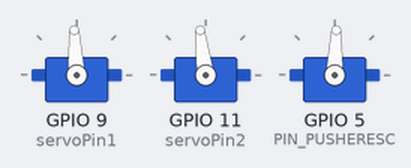
A sketch run on a simulated ESP32-S3. On the bench: 3 × servo. What the sketch prints to the serial monitor is not drawn.

Above: at 0.2 s.
Timing chart, 0 to 1.7 s (numbered marks = the images above):
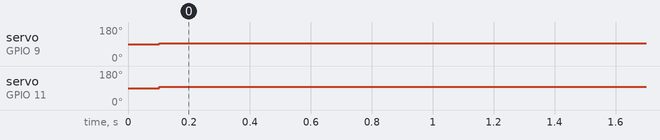

Measured:
- by itself, servo on GPIO 9 (servoPin1): 90° → 93° at 0.10 s
- by itself, servo on GPIO 11 (servoPin2): 90° → 97° at 0.10 s

The sketch:

Fishi-E-ESP32.ino
```cpp
///////////////////////////////////////////////// Libraries //////////////////////////////////////////////////////////
#include "Fins.h"
#include "Motor.h"

#define debug 0

Fins fins;
Motor motor;


///////////////////////////////////////////////// VARIABLES /////////////////////////////////////////////////////////
int speedVal = 0;
int pitchVal = 50;
int rollVal = 50;
int yawVal = 5;

int incomingByte[4] = {0};
float motor_Pwm = 0;
int turnVal = 5;
long int killTimer;

int counter = 0;


/////////////////////////////////////////// END VARIABLES ///////////////////////////////////////////////////////////


/////////////////////////////////////////////////////////////////////////////////////////////////////////////////////
/////////////////////////////////////////////////////////////////////////////////////////////////////////////////////
///////////////////////////////////////////////    DRIVER CODE    ///////////////////////////////////////////////////
/////////////////////////////////////////////////////////////////////////////////////////////////////////////////////
/////////////////////////////////////////////////////////////////////////////////////////////////////////////////////

void getData();

/////////////////////////////////////////// Begin Setup() Function /////////////////////////////////////////////////

void setup()
{
  //Initialize //Serial
  Serial.begin(19200,SERIAL_8O1);

  #if debug
  Serial.println("Arming........");   // just some display message
  #endif

  fins.initFin();
  motor.initMotor();

  //Initialize kill timer
  killTimer = millis();

  // Slight delay to allow components to come to their normal state.
  delay(100);

  #if debug
  Serial.println("Setup is complete!");
  #endif
}


///////////////////////////////////////// End Setup() Function //////////////////////////////////////////////////////////


//////////////////////////////////////// Begin Loop() Function //////////////////////////////////////////////////////////

void loop()
{
  killswitch();
  getData();

  #if debug
  //Serial.print(Serial2.read());
  #endif

  enc_pos = motor.encoderPosition();
  //Serial.println(enc_pos);
  //Serial.println(pos_Main);

  //Serial.println(enc_pos);
  turnVal = yawVal;

  //Send PWM signal to motor
  motor_Pwm = (speedVal*255)/9;

  //Servo control expression. Linear combination of X and Y component of JoyStick // This part need to ask Tim
  fins.finControl(rollVal, pitchVal);

  int throttle = motor.yaw_turn(motor_Pwm, turnVal, speedVal);
  //if (turnVal > 5) Serial.println((String) "Turning RIGHT: " + enc_pos);
  //if (turnVal < 5) Serial.println((String) "Turning LEFT: " + enc_pos);
  motor.driveMotor(throttle);

  //delay(1500);

 Serial.println(enc_pos);
}

//////////////////////////////////////// End Loop() Function /////////////////////////////////////////////////////////


/////////////////////////////////////////////////////////////////////////////////////////////////////////////////////
/////////////////////////////////////////////////////////////////////////////////////////////////////////////////////
///////////////////////////////////////////////   END DRIVER CODE    ////////////////////////////////////////////////
/////////////////////////////////////////////////////////////////////////////////////////////////////////////////////
/////////////////////////////////////////////////////////////////////////////////////////////////////////////////////


/////////////////////////////////////////////////////////////////////////////////////////////////////////////////////
/////////////////////////////////////////////////////////////////////////////////////////////////////////////////////
/////////////////////////////////////    COMMUNICATION AND CRITICAL FUNCTIONALITY    ////////////////////////////////
/////////////////////////////////////////////////////////////////////////////////////////////////////////////////////
/////////////////////////////////////////////////////////////////////////////////////////////////////////////////////

void killswitch()
{
  if (millis() - killTimer > 3000)
  {
    speedVal=0;
    motor_Pwm = 0;
    pusherESC.write(1500);
  }
}


// data update from controller
void getData()
{
// updates the speed, pitch, roll and yaw command
// cmd signal would be : c speed(1) pitch(1) roll(1) yaw (1) e
// the buffer would be of length 6.
  if(Serial.available()>=6)
  {
    int x = Serial.read();

    if (x == 'h')   // Home command
    {
      motor.resetMotor();   // Reset the encoder to 0
    }

    else if(x == 'c')    // Elif, just in case some wild signal pops in
    {
      for (int i = 0; i < 4; i++)
      {
        incomingByte[i] = Serial.read();
      }

        speedVal  = incomingByte[0] -'0';

        pitchVal  = incomingByte[1];

        yawVal  = incomingByte[2] -'0';

        rollVal  = incomingByte[3];
      killTimer = millis();
    }
  }
    //Serial.print(speedVal);
    //Serial.print((String) + speedVal + " " + pitchVal + " " + yawVal + " " + rollVal);
    //Serial.println("");
    //#endif
}
```

Fins.h
```cpp
#include <ESP32Servo.h>

Servo servo1;
Servo servo2;

int servoPin1 = 9;
int servoPin2 = 11;

float s1, s2;
float maxAttackAngle = 50;

//int servo_one_tune = 11;
//int servo_two_tune = -26;

int servo_one_tune = 0;
int servo_two_tune = 4;

class Fins
{
    public:

    void initFin()
    {
        pinMode(servoPin1, OUTPUT);
        pinMode(servoPin2, OUTPUT);
        servo1.attach(servoPin1);
        servo2.attach(servoPin2);
        servo1.write(90);
        servo2.write(90);
    }

    void finControl(int rollVal, int pitchVal)
    {
//        s1 = (((43-rollVal)*maxAttackAngle/40 +(42-pitchVal)*maxAttackAngle/40) + 90.0);
//        s2 = (((43-rollVal)*maxAttackAngle/40 -(42-pitchVal)*maxAttackAngle/40) + 90.0);
//        s1 = constrain(s1, 0, 180);
//        s2 = constrain(s2, 0, 180);
//        servo1.write(s1);
//        servo2.write(s2);
//        #if debug
//        Serial.println((String) "S1:" + s1);
//        Serial.println((String) "S2:" + s2);
//        #endif

        //For servo used, the range of writeMicroseconds are different
        s1 = (((50-rollVal) +(50-pitchVal)*maxAttackAngle/40) + 90.0) + servo_one_tune;
        s2 = (((50-rollVal) -(50-pitchVal)*maxAttackAngle/40) + 90.0) + servo_two_tune;
//        s1 = constrain(s1, 25, 155);
//        s2 = constrain(s2, 25, 155);
        // The range of DS3120: 500 - 2500 (red 20kg servo)
        s1 = map(s1, 0, 180, 500, 2500);
        s2 = map(s2, 0, 180, 500, 2500);
        s1 = constrain(s1, 500, 2500);
        s2 = constrain(s2, 500, 2500);

//         servo1.write(s1);
//         servo2.write(s2);

//        int test = 0;
//        servo1.write(test);
//        servo2.write(90);
        servo1.writeMicroseconds(s1);
        servo2.writeMicroseconds(s2);

        //Serial.println((String) "S1: " + s1 + " S2: " + s2 + " Roll: " + rollVal + " pitch: " + pitchVal);
    }
};
```

Motor.h
```cpp
#include <ESP32Servo.h>
//#include "HardwareQDEC.h"

#define PIN_PUSHERESC   5

#define THROTTLE_MIN        1450
#define THROTTLE_MAX        2000

Servo pusherESC;
//QDEC qdec;                              // Initialise Due's Hardware QDEC

const int encoder_resolution = 4;
const int gearbox = 49;
const int cpt = 125;
float enc_pos = 0;
float diff = 0.2;
long int count_per_revolution;

class Motor
{
    public:
    float encoderPosition()
    {
        // takes the current count and updates it to an angle from 0 degrees - 360 degress
        // long new_fin = 0；
        // long x = new_fin - floor(static_cast<float>(new_fin) / static_cast<float>(count_per_revolution)) * count_per_revolution;   // new_fin%count_per_revolution
        // //Serial.println(x*1.0/count_per_revolution*360);
        // if (x == 0)
        // {
        //     return new_fin*1.0/count_per_revolution*360;
        // }
        // return x*1.0/count_per_revolution*360;
        return 0;
    }
    int yaw_turn(int pwm, int turn, int speedVal)
    {
        //Map the turn value to +/- 4, which is easier to understand
        turn -= 5;
        //Accepts a pwm signal and outputs a pwm signal from 0-255
        if(turn == 0)
        {
            #if debug
            Serial.print("Normal PWM: ");
            Serial.println(pwm);
            Serial.flush();
            #endif
            return (pwm);
        }

        if( (enc_pos > 44.0) && (enc_pos < 226.0))
        {
            float x = (1 + turn*diff)*pwm;
            if (x > 255) x = 255;
            if (x < 30 and speedVal != 0) x = 30;
            if (speedVal == 0) x = 0;

            #if debug
            Serial.print(" First half PWM: ");
            Serial.println(x);
            #endif
            return round(x);
        }

        if ( ( enc_pos > 225.0 && enc_pos < 361.0) || (enc_pos >= 0.0 && enc_pos < 45.0))
        {
            float x = (1 - turn*diff)*pwm;
            if (x > 255) x = 255;
            if (x < 30 and speedVal != 0) x = 30;
            if (speedVal == 0) x = 0;

            #if debug
            Serial.print("Second Half PWM: ");
            Serial.println(x);
            #endif
            return round(x);
        }
    }
    void resetMotor()
    {
        //qdec.encReset();
    }
    void initMotor()
    {
        pusherESC.attach(PIN_PUSHERESC);
        pusherESC.writeMicroseconds(THROTTLE_MIN);
        delayMicroseconds(3000);
        count_per_revolution = static_cast<long>(cpt) * static_cast<long>(gearbox*encoder_resolution);
        //qdec.initQDEC();    // initialise the QDEC
    }

    void driveMotor(int throttle)
    {
        throttle = map(throttle, 0, 255, THROTTLE_MIN, THROTTLE_MAX);
        pusherESC.writeMicroseconds(throttle);
    }
};
```
